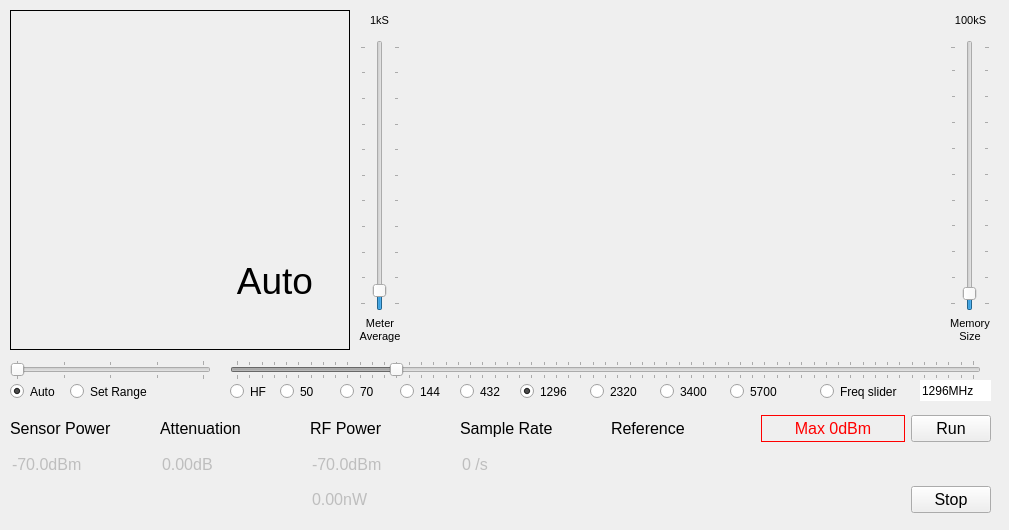
      <widget class="QWidget" name="displayTab">
       <attribute name="title">
        <string>Display</string>
       </attribute>
       <widget class="QFrame" name="frame">
        <property name="geometry">
         <rect>
          <x>10</x>
          <y>10</y>
          <width>340</width>
          <height>340</height>
         </rect>
        </property>
        <property name="autoFillBackground">
         <bool>true</bool>
        </property>
        <property name="frameShape">
         <enum>QFrame::Box</enum>
        </property>
        <property name="frameShadow">
         <enum>QFrame::Plain</enum>
        </property>
        <property name="lineWidth">
         <number>1</number>
        </property>
        <property name="midLineWidth">
         <number>2</number>
        </property>
        <widget class="AnalogGaugeWidget" name="meterWidget" native="true">
         <property name="geometry">
          <rect>
           <x>10</x>
           <y>10</y>
           <width>321</width>
           <height>321</height>
          </rect>
         </property>
         <property name="sizePolicy">
          <sizepolicy hsizetype="Preferred" vsizetype="Preferred">
           <horstretch>0</horstretch>
           <verstretch>0</verstretch>
          </sizepolicy>
         </property>
         <property name="autoFillBackground">
          <bool>true</bool>
         </property>
         <property name="styleSheet">
          <string notr="true"/>
         </property>
         <widget class="QLabel" name="powerUnit">
          <property name="geometry">
           <rect>
            <x>210</x>
            <y>240</y>
            <width>90</width>
            <height>42</height>
           </rect>
          </property>
          <property name="font">
           <font>
            <pointsize>28</pointsize>
           </font>
          </property>
          <property name="layoutDirection">
           <enum>Qt::LeftToRight</enum>
          </property>
          <property name="text">
           <string>Auto</string>
          </property>
          <property name="alignment">
           <set>Qt::AlignCenter</set>
          </property>
         </widget>
        </widget>
       </widget>
       <widget class="PlotWidget" name="graphWidget" native="true">
        <property name="geometry">
         <rect>
          <x>410</x>
          <y>10</y>
          <width>531</width>
          <height>341</height>
         </rect>
        </property>
        <property name="autoFillBackground">
         <bool>false</bool>
        </property>
        <property name="styleSheet">
         <string notr="true"/>
        </property>
       </widget>
       <widget class="QLabel" name="label_3">
        <property name="geometry">
         <rect>
          <x>350</x>
          <y>310</y>
          <width>60</width>
          <height>40</height>
         </rect>
        </property>
        <property name="font">
         <font>
          <pointsize>8</pointsize>
         </font>
        </property>
        <property name="layoutDirection">
         <enum>Qt::LeftToRight</enum>
        </property>
        <property name="text">
         <string>Meter
Average</string>
        </property>
        <property name="alignment">
         <set>Qt::AlignCenter</set>
        </property>
        <property name="wordWrap">
         <bool>true</bool>
        </property>
       </widget>
       <widget class="QLabel" name="label_6">
        <property name="geometry">
         <rect>
          <x>940</x>
          <y>310</y>
          <width>60</width>
          <height>40</height>
         </rect>
        </property>
        <property name="font">
         <font>
          <pointsize>8</pointsize>
         </font>
        </property>
        <property name="text">
         <string>Memory
Size</string>
        </property>
        <property name="alignment">
         <set>Qt::AlignCenter</set>
        </property>
        <property name="wordWrap">
         <bool>true</bool>
        </property>
       </widget>
       <widget class="QLabel" name="label_17">
        <property name="geometry">
         <rect>
          <x>370</x>
          <y>10</y>
          <width>31</width>
          <height>20</height>
         </rect>
        </property>
        <property name="font">
         <font>
          <pointsize>8</pointsize>
         </font>
        </property>
        <property name="text">
         <string>1kS</string>
        </property>
       </widget>
       <widget class="QSlider" name="averaging">
        <property name="geometry">
         <rect>
          <x>360</x>
          <y>40</y>
          <width>40</width>
          <height>271</height>
         </rect>
        </property>
        <property name="tabletTracking">
         <bool>false</bool>
        </property>
        <property name="styleSheet">
         <string notr="true"/>
        </property>
        <property name="minimum">
         <number>1</number>
        </property>
        <property name="maximum">
         <number>1000</number>
        </property>
        <property name="singleStep">
         <number>10</number>
        </property>
        <property name="pageStep">
         <number>100</number>
        </property>
        <property name="value">
         <number>50</number>
        </property>
        <property name="tracking">
         <bool>false</bool>
        </property>
        <property name="orientation">
         <enum>Qt::Vertical</enum>
        </property>
        <property name="tickPosition">
         <enum>QSlider::TicksBothSides</enum>
        </property>
        <property name="tickInterval">
         <number>100</number>
        </property>
       </widget>
       <widget class="QSlider" name="memorySize">
        <property name="geometry">
         <rect>
          <x>950</x>
          <y>40</y>
          <width>40</width>
          <height>271</height>
         </rect>
        </property>
        <property name="styleSheet">
         <string notr="true"/>
        </property>
        <property name="minimum">
         <number>1</number>
        </property>
        <property name="maximum">
         <number>100</number>
        </property>
        <property name="singleStep">
         <number>10</number>
        </property>
        <property name="pageStep">
         <number>100</number>
        </property>
        <property name="value">
         <number>5</number>
        </property>
        <property name="tracking">
         <bool>false</bool>
        </property>
        <property name="orientation">
         <enum>Qt::Vertical</enum>
        </property>
        <property name="tickPosition">
         <enum>QSlider::TicksBothSides</enum>
        </property>
        <property name="tickInterval">
         <number>10</number>
        </property>
       </widget>
       <widget class="QLabel" name="label_19">
        <property name="geometry">
         <rect>
          <x>950</x>
          <y>10</y>
          <width>41</width>
          <height>20</height>
         </rect>
        </property>
        <property name="font">
         <font>
          <pointsize>8</pointsize>
         </font>
        </property>
        <property name="text">
         <string>100kS</string>
        </property>
        <property name="alignment">
         <set>Qt::AlignCenter</set>
        </property>
       </widget>
       <widget class="QSlider" name="GHzSlider">
        <property name="enabled">
         <bool>false</bool>
        </property>
        <property name="geometry">
         <rect>
          <x>230</x>
          <y>360</y>
          <width>751</width>
          <height>20</height>
         </rect>
        </property>
        <property name="minimum">
         <number>0</number>
        </property>
        <property name="maximum">
         <number>6000</number>
        </property>
        <property name="singleStep">
         <number>100</number>
        </property>
        <property name="pageStep">
         <number>500</number>
        </property>
        <property name="value">
         <number>1296</number>
        </property>
        <property name="tracking">
         <bool>false</bool>
        </property>
        <property name="orientation">
         <enum>Qt::Horizontal</enum>
        </property>
        <property name="tickPosition">
         <enum>QSlider::TicksBothSides</enum>
        </property>
        <property name="tickInterval">
         <number>100</number>
        </property>
       </widget>
       <widget class="QWidget" name="layoutWidget">
        <property name="geometry">
         <rect>
          <x>10</x>
          <y>410</y>
          <width>981</width>
          <height>111</height>
         </rect>
        </property>
        <layout class="QGridLayout" name="measurements">
         <item row="1" column="5">
          <widget class="QLabel" name="spiNoise">
           <property name="enabled">
            <bool>false</bool>
           </property>
           <property name="font">
            <font>
             <pointsize>12</pointsize>
            </font>
           </property>
           <property name="autoFillBackground">
            <bool>false</bool>
           </property>
           <property name="styleSheet">
            <string notr="true">color: rgb(255, 0, 0);</string>
           </property>
           <property name="text">
            <string/>
           </property>
           <property name="alignment">
            <set>Qt::AlignLeading|Qt::AlignLeft|Qt::AlignVCenter</set>
           </property>
          </widget>
         </item>
         <item row="0" column="6">
          <widget class="QPushButton" name="runButton">
           <property name="sizePolicy">
            <sizepolicy hsizetype="Maximum" vsizetype="Fixed">
             <horstretch>0</horstretch>
             <verstretch>0</verstretch>
            </sizepolicy>
           </property>
           <property name="font">
            <font>
             <pointsize>12</pointsize>
            </font>
           </property>
           <property name="text">
            <string>Run</string>
           </property>
           <property name="iconSize">
            <size>
             <width>10</width>
             <height>16</height>
            </size>
           </property>
          </widget>
         </item>
         <item row="0" column="5">
          <widget class="QLabel" name="warning">
           <property name="sizePolicy">
            <sizepolicy hsizetype="Minimum" vsizetype="Preferred">
             <horstretch>0</horstretch>
             <verstretch>0</verstretch>
            </sizepolicy>
           </property>
           <property name="minimumSize">
            <size>
             <width>0</width>
             <height>0</height>
            </size>
           </property>
           <property name="baseSize">
            <size>
             <width>10</width>
             <height>0</height>
            </size>
           </property>
           <property name="font">
            <font>
             <pointsize>12</pointsize>
            </font>
           </property>
           <property name="styleSheet">
            <string notr="true">color: rgb(255, 0, 0);</string>
           </property>
           <property name="frameShape">
            <enum>QFrame::Box</enum>
           </property>
           <property name="text">
            <string>Max 0dBm</string>
           </property>
           <property name="alignment">
            <set>Qt::AlignCenter</set>
           </property>
          </widget>
         </item>
         <item row="0" column="2">
          <widget class="QLabel" name="label_12">
           <property name="font">
            <font>
             <pointsize>12</pointsize>
            </font>
           </property>
           <property name="text">
            <string>RF Power</string>
           </property>
           <property name="alignment">
            <set>Qt::AlignLeading|Qt::AlignLeft|Qt::AlignVCenter</set>
           </property>
           <property name="wordWrap">
            <bool>true</bool>
           </property>
          </widget>
         </item>
         <item row="1" column="1">
          <widget class="QDoubleSpinBox" name="totalLoss">
           <property name="enabled">
            <bool>false</bool>
           </property>
           <property name="font">
            <font>
             <pointsize>12</pointsize>
            </font>
           </property>
           <property name="autoFillBackground">
            <bool>false</bool>
           </property>
           <property name="frame">
            <bool>false</bool>
           </property>
           <property name="alignment">
            <set>Qt::AlignLeading|Qt::AlignLeft|Qt::AlignVCenter</set>
           </property>
           <property name="buttonSymbols">
            <enum>QAbstractSpinBox::NoButtons</enum>
           </property>
           <property name="suffix">
            <string>dB</string>
           </property>
           <property name="decimals">
            <number>2</number>
           </property>
           <property name="minimum">
            <double>-120.000000000000000</double>
           </property>
           <property name="maximum">
            <double>120.000000000000000</double>
           </property>
           <property name="singleStep">
            <double>0.010000000000000</double>
           </property>
          </widget>
         </item>
         <item row="1" column="0">
          <widget class="QDoubleSpinBox" name="sensorPower">
           <property name="enabled">
            <bool>false</bool>
           </property>
           <property name="font">
            <font>
             <pointsize>12</pointsize>
            </font>
           </property>
           <property name="autoFillBackground">
            <bool>false</bool>
           </property>
           <property name="frame">
            <bool>false</bool>
           </property>
           <property name="alignment">
            <set>Qt::AlignLeading|Qt::AlignLeft|Qt::AlignVCenter</set>
           </property>
           <property name="buttonSymbols">
            <enum>QAbstractSpinBox::NoButtons</enum>
           </property>
           <property name="suffix">
            <string>dBm</string>
           </property>
           <property name="decimals">
            <number>1</number>
           </property>
           <property name="minimum">
            <double>-70.000000000000000</double>
           </property>
           <property name="maximum">
            <double>20.000000000000000</double>
           </property>
           <property name="singleStep">
            <double>0.010000000000000</double>
           </property>
           <property name="value">
            <double>-70.000000000000000</double>
           </property>
          </widget>
         </item>
         <item row="0" column="1">
          <widget class="QLabel" name="label_10">
           <property name="sizePolicy">
            <sizepolicy hsizetype="Minimum" vsizetype="Preferred">
             <horstretch>0</horstretch>
             <verstretch>0</verstretch>
            </sizepolicy>
           </property>
           <property name="font">
            <font>
             <pointsize>12</pointsize>
            </font>
           </property>
           <property name="text">
            <string>Attenuation</string>
           </property>
           <property name="alignment">
            <set>Qt::AlignLeading|Qt::AlignLeft|Qt::AlignVCenter</set>
           </property>
           <property name="wordWrap">
            <bool>false</bool>
           </property>
          </widget>
         </item>
         <item row="0" column="0">
          <widget class="QLabel" name="label_9">
           <property name="font">
            <font>
             <pointsize>12</pointsize>
            </font>
           </property>
           <property name="text">
            <string>Sensor Power</string>
           </property>
           <property name="alignment">
            <set>Qt::AlignLeading|Qt::AlignLeft|Qt::AlignVCenter</set>
           </property>
          </widget>
         </item>
         <item row="0" column="4">
          <widget class="QLabel" name="label_14">
           <property name="font">
            <font>
             <pointsize>12</pointsize>
            </font>
           </property>
           <property name="text">
            <string>Reference</string>
           </property>
           <property name="alignment">
            <set>Qt::AlignLeading|Qt::AlignLeft|Qt::AlignVCenter</set>
           </property>
          </widget>
         </item>
         <item row="1" column="4">
          <widget class="QLabel" name="calQualLabel">
           <property name="enabled">
            <bool>false</bool>
           </property>
           <property name="font">
            <font>
             <family>Sans Serif</family>
             <pointsize>12</pointsize>
            </font>
           </property>
           <property name="autoFillBackground">
            <bool>false</bool>
           </property>
           <property name="frameShape">
            <enum>QFrame::NoFrame</enum>
           </property>
           <property name="lineWidth">
            <number>1</number>
           </property>
           <property name="text">
            <string/>
           </property>
           <property name="alignment">
            <set>Qt::AlignLeading|Qt::AlignLeft|Qt::AlignVCenter</set>
           </property>
          </widget>
         </item>
         <item row="1" column="2">
          <widget class="QDoubleSpinBox" name="inputPower">
           <property name="enabled">
            <bool>false</bool>
           </property>
           <property name="font">
            <font>
             <pointsize>12</pointsize>
            </font>
           </property>
           <property name="frame">
            <bool>false</bool>
           </property>
           <property name="alignment">
            <set>Qt::AlignLeading|Qt::AlignLeft|Qt::AlignVCenter</set>
           </property>
           <property name="readOnly">
            <bool>true</bool>
           </property>
           <property name="buttonSymbols">
            <enum>QAbstractSpinBox::NoButtons</enum>
           </property>
           <property name="suffix">
            <string>dBm</string>
           </property>
           <property name="decimals">
            <number>1</number>
           </property>
           <property name="minimum">
            <double>-70.000000000000000</double>
           </property>
           <property name="maximum">
            <double>63.000000000000000</double>
           </property>
           <property name="singleStep">
            <double>0.010000000000000</double>
           </property>
           <property name="value">
            <double>-70.000000000000000</double>
           </property>
          </widget>
         </item>
         <item row="0" column="3">
          <widget class="QLabel" name="label_20">
           <property name="font">
            <font>
             <pointsize>12</pointsize>
            </font>
           </property>
           <property name="text">
            <string>Sample Rate</string>
           </property>
          </widget>
         </item>
         <item row="2" column="2">
          <widget class="QDoubleSpinBox" name="powerWatts">
           <property name="enabled">
            <bool>false</bool>
           </property>
           <property name="font">
            <font>
             <pointsize>12</pointsize>
            </font>
           </property>
           <property name="frame">
            <bool>false</bool>
           </property>
           <property name="alignment">
            <set>Qt::AlignLeading|Qt::AlignLeft|Qt::AlignVCenter</set>
           </property>
           <property name="readOnly">
            <bool>true</bool>
           </property>
           <property name="buttonSymbols">
            <enum>QAbstractSpinBox::NoButtons</enum>
           </property>
           <property name="prefix">
            <string/>
           </property>
           <property name="suffix">
            <string>nW</string>
           </property>
           <property name="decimals">
            <number>2</number>
           </property>
           <property name="minimum">
            <double>0.000000000000000</double>
           </property>
           <property name="maximum">
            <double>10000.000000000000000</double>
           </property>
           <property name="singleStep">
            <double>0.010000000000000</double>
           </property>
           <property name="value">
            <double>0.000000000000000</double>
           </property>
          </widget>
         </item>
         <item row="1" column="3">
          <widget class="QDoubleSpinBox" name="measurementRate">
           <property name="enabled">
            <bool>false</bool>
           </property>
           <property name="font">
            <font>
             <pointsize>12</pointsize>
            </font>
           </property>
           <property name="frame">
            <bool>false</bool>
           </property>
           <property name="alignment">
            <set>Qt::AlignLeading|Qt::AlignLeft|Qt::AlignVCenter</set>
           </property>
           <property name="buttonSymbols">
            <enum>QAbstractSpinBox::NoButtons</enum>
           </property>
           <property name="prefix">
            <string/>
           </property>
           <property name="suffix">
            <string> /s</string>
           </property>
           <property name="decimals">
            <number>0</number>
           </property>
           <property name="maximum">
            <double>50000.000000000000000</double>
           </property>
          </widget>
         </item>
         <item row="2" column="6">
          <widget class="QPushButton" name="stopButton">
           <property name="sizePolicy">
            <sizepolicy hsizetype="Maximum" vsizetype="Fixed">
             <horstretch>0</horstretch>
             <verstretch>0</verstretch>
            </sizepolicy>
           </property>
           <property name="font">
            <font>
             <pointsize>12</pointsize>
            </font>
           </property>
           <property name="text">
            <string>Stop</string>
           </property>
           <property name="iconSize">
            <size>
             <width>10</width>
             <height>16</height>
            </size>
           </property>
          </widget>
         </item>
        </layout>
       </widget>
       <widget class="QSpinBox" name="freqBox">
        <property name="enabled">
         <bool>true</bool>
        </property>
        <property name="geometry">
         <rect>
          <x>920</x>
          <y>380</y>
          <width>71</width>
          <height>21</height>
         </rect>
        </property>
        <property name="font">
         <font>
          <pointsize>9</pointsize>
         </font>
        </property>
        <property name="frame">
         <bool>false</bool>
        </property>
        <property name="alignment">
         <set>Qt::AlignLeading|Qt::AlignLeft|Qt::AlignVCenter</set>
        </property>
        <property name="readOnly">
         <bool>true</bool>
        </property>
        <property name="buttonSymbols">
         <enum>QAbstractSpinBox::NoButtons</enum>
        </property>
        <property name="keyboardTracking">
         <bool>false</bool>
        </property>
        <property name="suffix">
         <string>MHz</string>
        </property>
        <property name="minimum">
         <number>0</number>
        </property>
        <property name="maximum">
         <number>6000</number>
        </property>
        <property name="singleStep">
         <number>100</number>
        </property>
        <property name="value">
         <number>1296</number>
        </property>
       </widget>
       <widget class="QRadioButton" name="HF">
        <property name="geometry">
         <rect>
          <x>230</x>
          <y>380</y>
          <width>51</width>
          <height>23</height>
         </rect>
        </property>
        <property name="text">
         <string>HF</string>
        </property>
        <attribute name="buttonGroup">
         <string notr="true">hamBands</string>
        </attribute>
       </widget>
       <widget class="QRadioButton" name="m6">
        <property name="geometry">
         <rect>
          <x>280</x>
          <y>380</y>
          <width>51</width>
          <height>23</height>
         </rect>
        </property>
        <property name="text">
         <string>50</string>
        </property>
        <attribute name="buttonGroup">
         <string notr="true">hamBands</string>
        </attribute>
       </widget>
       <widget class="QRadioButton" name="m4">
        <property name="geometry">
         <rect>
          <x>340</x>
          <y>380</y>
          <width>51</width>
          <height>23</height>
         </rect>
        </property>
        <property name="text">
         <string>70</string>
        </property>
        <attribute name="buttonGroup">
         <string notr="true">hamBands</string>
        </attribute>
       </widget>
       <widget class="QRadioButton" name="m2">
        <property name="geometry">
         <rect>
          <x>400</x>
          <y>380</y>
          <width>51</width>
          <height>23</height>
         </rect>
        </property>
        <property name="text">
         <string>144</string>
        </property>
        <attribute name="buttonGroup">
         <string notr="true">hamBands</string>
        </attribute>
       </widget>
       <widget class="QRadioButton" name="cm70">
        <property name="geometry">
         <rect>
          <x>460</x>
          <y>380</y>
          <width>61</width>
          <height>23</height>
         </rect>
        </property>
        <property name="text">
         <string>432</string>
        </property>
        <attribute name="buttonGroup">
         <string notr="true">hamBands</string>
        </attribute>
       </widget>
       <widget class="QRadioButton" name="cm23">
        <property name="geometry">
         <rect>
          <x>520</x>
          <y>380</y>
          <width>61</width>
          <height>23</height>
         </rect>
        </property>
        <property name="text">
         <string>1296</string>
        </property>
        <property name="checked">
         <bool>true</bool>
        </property>
        <attribute name="buttonGroup">
         <string notr="true">hamBands</string>
        </attribute>
       </widget>
       <widget class="QRadioButton" name="cm13">
        <property name="geometry">
         <rect>
          <x>590</x>
          <y>380</y>
          <width>61</width>
          <height>23</height>
         </rect>
        </property>
        <property name="text">
         <string>2320</string>
        </property>
        <attribute name="buttonGroup">
         <string notr="true">hamBands</string>
        </attribute>
       </widget>
       <widget class="QRadioButton" name="cm9">
        <property name="geometry">
         <rect>
          <x>660</x>
          <y>380</y>
          <width>61</width>
          <height>23</height>
         </rect>
        </property>
        <property name="text">
         <string>3400</string>
        </property>
        <attribute name="buttonGroup">
         <string notr="true">hamBands</string>
        </attribute>
       </widget>
       <widget class="QRadioButton" name="cm6">
        <property name="geometry">
         <rect>
          <x>730</x>
          <y>380</y>
          <width>61</width>
          <height>23</height>
         </rect>
        </property>
        <property name="text">
         <string>5700</string>
        </property>
        <attribute name="buttonGroup">
         <string notr="true">hamBands</string>
        </attribute>
       </widget>
       <widget class="QRadioButton" name="noBand">
        <property name="geometry">
         <rect>
          <x>820</x>
          <y>380</y>
          <width>91</width>
          <height>23</height>
         </rect>
        </property>
        <property name="text">
         <string>Freq slider</string>
        </property>
        <attribute name="buttonGroup">
         <string notr="true">hamBands</string>
        </attribute>
       </widget>
       <widget class="QRadioButton" name="autoRangeButton">
        <property name="geometry">
         <rect>
          <x>10</x>
          <y>380</y>
          <width>61</width>
          <height>23</height>
         </rect>
        </property>
        <property name="text">
         <string>Auto</string>
        </property>
        <property name="checked">
         <bool>true</bool>
        </property>
        <attribute name="buttonGroup">
         <string notr="true">dBmRange</string>
        </attribute>
       </widget>
       <widget class="QRadioButton" name="setRangeButton">
        <property name="geometry">
         <rect>
          <x>70</x>
          <y>380</y>
          <width>101</width>
          <height>23</height>
         </rect>
        </property>
        <property name="text">
         <string>Set Range</string>
        </property>
        <attribute name="buttonGroup">
         <string notr="true">dBmRange</string>
        </attribute>
       </widget>
       <widget class="QSlider" name="rangeSlider">
        <property name="enabled">
         <bool>false</bool>
        </property>
        <property name="geometry">
         <rect>
          <x>10</x>
          <y>360</y>
          <width>201</width>
          <height>20</height>
         </rect>
        </property>
        <property name="minimum">
         <number>0</number>
        </property>
        <property name="maximum">
         <number>4</number>
        </property>
        <property name="singleStep">
         <number>1</number>
        </property>
        <property name="pageStep">
         <number>1</number>
        </property>
        <property name="sliderPosition">
         <number>0</number>
        </property>
        <property name="tracking">
         <bool>false</bool>
        </property>
        <property name="orientation">
         <enum>Qt::Horizontal</enum>
        </property>
        <property name="tickPosition">
         <enum>QSlider::TicksBothSides</enum>
        </property>
       </widget>
      </widget>
